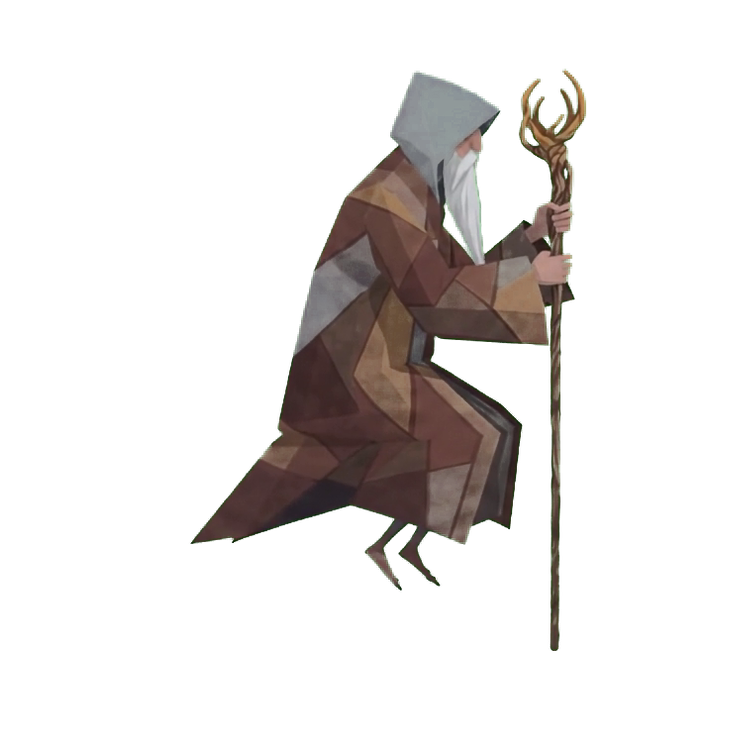
#> input picture raw/master_mason/anim/magnus_coger_baculo/04_limpios_veo/c_044.png, 744 x 750 px
$ python pies.py
#> lines starting #> are read from the running program, lines starting #| are printed output that depends on the picture; after the words box and inside, x2 and y2 are one past the last pixel; in counts of white or black regions, pixels touching at a corner belong together
### raw/master_mason/anim/magnus_secuencia_frontal/igualar_piernas.py
"""Piernas y pies de espaldas del color del reposo sin baston (2026-10-12).

El andar de espaldas v3 y el correr de espaldas v2 se repitieron con el prompt de los
pies oscuros y Veo los saco con calzas grises (el correr, gris casi neutro y con
brillos claros): sobre el fondo oscuro de la escena se veian palidos, y no casaban con
el reposo de espaldas del que salen y al que vuelven (magnus_espalda_sin_baston: el del
video de con baston, piernas pardo-moradas oscuras como las de frente).

Aqui, transferencia de color en Lab (media y desviacion) de las piernas y los pies de
cada video a las del reposo, con las estadisticas de TODO el video (no de cada
fotograma: asi no parpadea). El tono (a*, b*) entero; la luz (L) casi entera (PESO_L)
y los brillos comprimidos por encima de la rodilla (RODILLA, PENDIENTE): la espinilla
gris casi blanca del correr. Mascara: lo fino que cuelga de la tunica y llega a la
franja de los pies o, en el aire, lo largo con pixeles oscuros de pierna, mas la
franja de los pies (la apertura, a media resolucion para que no tarde).

Y mas finas (ADELGAZAR): Veo las hizo gruesas. Espinilla y pie, en px de master:
andar aceptado 12 y 29; andar v3 15 y 32; correr v2 18 y 38 (el usuario: "los pies son
algo anchos"). Cada tramo de cada fila de la mascara (una pierna o un pie) se estrecha
alrededor de su centro; lo que queda libre, transparente (detras no hay nada). El
factor, por fotograma, el que deja la espinilla mas fina en ESPINILLA (suavizado en el
tiempo): con uno fijo, de pie (que no estaba gruesa) los pies quedaban mas estrechos que
los del reposo y en el puente al reposo se ensanchaban.
Los fotogramas de Veo se guardan en _todos_veo/ la primera vez; el arreglo sale siempre
de ellos y se escribe sobre _todos/ (lo que lee secuencia.py). Si se vuelve a montar,
volver a pasarlo.
    python igualar_piernas.py magnus_andar_espalda_sin_v3 magnus_correr_espalda_v2
"""
import os, shutil, sys
import numpy as np, cv2
from PIL import Image

ANIM = os.path.abspath(os.path.join(os.path.dirname(os.path.abspath(__file__)), '..'))
REFERENCIA = os.path.join(ANIM, 'magnus_espalda_sin_baston', 'espalda_sin_baston.png')
DISCO = 41               # px de master; la apertura va a la mitad
ALTO_PIERNA = 60
BANDA_PIES = 34
PESO_L = 0.8             # cuanto se acerca la luz a la del reposo (el tono va entero)
RODILLA = 0.0            # brillos: por encima de media + RODILLA desviaciones del reposo...
PENDIENTE = 0.2          # ...la luz sube solo a este ritmo (la espinilla gris casi blanca del correr;
                         # con 1,0 y 0,3 en el juego, sobre el fondo oscuro, aun se veia clara: L* 31 %,
                         # contra 24 % las piernas de frente y 18 % las del reposo)
ADELGAZAR = ('magnus_correr_espalda_v2', 'magnus_andar_espalda_sin_v3')
ESPINILLA = 12.5         # px de master: la del andar aceptado y el reposo (12)
S_MIN = 0.62             # lo que mas se estrecha
SUAVE = 2.5              # el factor de cada fotograma, suavizado en el tiempo (gaussiana)


def leer(ruta):
    return np.asarray(Image.open(ruta).convert('RGBA'))


def fino(a, desde=0.55):
    al = (a[..., 3] > 40).astype(np.uint8)
    ys = np.nonzero(al.any(1))[0]
    top, yb = ys.min(), ys.max()
    h, w = al.shape
    peq = cv2.resize(al, (w // 2, h // 2), interpolation=cv2.INTER_AREA)
    d = DISCO // 2 | 1
    ab = cv2.morphologyEx(peq, cv2.MORPH_OPEN, cv2.getStructuringElement(cv2.MORPH_ELLIPSE, (d, d)))
    ab = cv2.resize(ab, (w, h), interpolation=cv2.INTER_NEAREST)
    f = (al > 0) & (ab == 0)
    f[:int(top + desde * (yb - top))] = False
    return f, top, yb


def mascara(a, largas=True):
    """Piernas: lo fino que llega a la franja de los pies (de espaldas, la pierna gris
    clara del correr no tiene pixeles oscuros; las manos no bajan tanto) o, si va en el
    aire, lo largo con pixeles oscuros de pierna; y la franja de los pies."""
    f, top, yb = fino(a)
    L = a[..., :3].astype(float) @ [0.299, 0.587, 0.114]
    banda = np.zeros(f.shape, bool)
    banda[yb - BANDA_PIES:yb + 1] = True
    m = np.zeros(f.shape, bool)
    n, lab, st, _ = cv2.connectedComponentsWithStats(f.astype(np.uint8), 8)
    for i in range(1, n):
        c = lab == i
        if st[i, cv2.CC_STAT_AREA] <= 150:
            continue
        if not largas or (c & banda).any() or (st[i, cv2.CC_STAT_HEIGHT] >= ALTO_PIERNA
                                               and ((L < 75) & c & (a[..., 3] > 200)).sum() > 40):
            m |= c
    z = m | (banda & (a[..., 3] > 0))
    return cv2.dilate(z.astype(np.uint8), np.ones((3, 3), np.uint8)).astype(bool) & (a[..., 3] > 0)


def lab(rgb):
    return cv2.cvtColor(np.ascontiguousarray(rgb.reshape(-1, 1, 3).astype(np.uint8)),
                        cv2.COLOR_RGB2LAB).reshape(-1, 3).astype(float)


def rgb(x):
    return cv2.cvtColor(np.clip(x, 0, 255).astype(np.uint8).reshape(-1, 1, 3), cv2.COLOR_LAB2RGB).reshape(-1, 3)


def estadisticas(pixeles):
    X = lab(pixeles)
    return X.mean(0), X.std(0) + 1e-6


# [105 lines left out: functions objetivo, transferir, adelgazar, espinilla, factores, main, not called in this run]


# [2 lines that do not run on import are left out]

### raw/master_mason/anim/magnus_pisar_hoja/pies.py
"""Pies y piernas de pisar_hoja como los de flotar (2026-10-14).

El usuario: "los pies los tiene mal, hay que revisarlos a mano porque estan
desnudos; fijarse en las otras animaciones como flotacion y fusilarlo para que
queden iguales". Medido en c_012 (lo que cuelga de la tunica, ip.mascara):
  piel del pie       ~(132,103,100) y (122,91,73)   tono 0-14, poco saturado
  restos de la hoja  ~(110,79,43) y (101,88,48)     tono 14-30, saturado
  borde verde        ~(60,72,42)                    tono 30-60 (el croma)
  pierna             ~(90,75,78)                    gris morado
y las piernas del salto de parado en el aire (las de flotar ya igualadas a
ellas, magnus_flotar/igualar_piernas.py): media (76,64,57).

1. Lo que queda de la hoja (naranja y dorado saturado en la franja de los pies)
   fuera: la hoja es un sprite aparte en el juego.
2. El borde verde, sin verde (el verde no pasa del mayor de rojo y azul).
3. Piernas y pies (la mascara de magnus_secuencia_frontal/igualar_piernas.py)
   al color de las del salto: transferencia en Lab con las estadisticas de todo
   el video, como magnus_flotar/igualar_piernas.py. La piel clara cae en la
   parte clara de la referencia: el pie marron de los saltos.
4. Los pies aparte (la franja de abajo de lo que cuelga, PIE_ALTO px): al
   color de los pies ya aceptados (los de flotar al tocar el suelo y los del
   reposo del salto: pardo morado apagado, (75-85, 62-65, 56-59), los claros
   ~(100-106, 78-87, 70-78)), con la luz entera; la piel salia mucho mas clara.
5. (Probado y fuera: mas finos, ADELGAZAR_PIE, cada columna del pie estrecha
   hacia la planta; dejaba un hueco en el tobillo.)
La primera vez guarda 04_limpios en 04_limpios_veo/ y sale siempre de ahi.

  python pies.py [job]     (por defecto magnus_pisar_hoja)
"""
import glob
import os
import shutil
import sys

import cv2
import numpy as np
from PIL import Image

AQUI = os.path.dirname(os.path.abspath(__file__))
ANIM = os.path.dirname(AQUI)
sys.path.insert(0, os.path.join(ANIM, 'magnus_flotar'))
sys.path.insert(0, os.path.join(ANIM, 'magnus_secuencia_frontal'))
import igualar_piernas as ip   # noqa: E402  (mascara, lab, rgb, estadisticas)

SALTO = os.path.join(ANIM, 'magnus_salto_parado', '04_limpios')
REFERENCIA = range(18, 38)
BANDA_HOJA = 42          # filas del final de la figura donde puede quedar hoja
PESO_L = 0.85
PIE_ALTO = 24            # px de master: lo que se cuenta como pie, desde la planta
ADELGAZAR_PIE = 1.0      # 0,7 dejaba un hueco en el tobillo (el pie bajaba y la pierna no): fuera
PIES_ACEPTADOS = [os.path.join(ANIM, 'magnus_flotar', '04_limpios', 'c_%03d.png' % k) for k in range(70, 82)] +     [os.path.join(SALTO, 'c_%02d.png' % k) for k in range(1, 6)]


def leer(ruta):
    return np.asarray(Image.open(ruta).convert('RGBA'))


def quitar_hoja(a):
    b = a.copy()
    al = b[..., 3] > 8
    ys = np.nonzero(al.any(1))[0]
    yb = ys.max()
    hsv = cv2.cvtColor(np.ascontiguousarray(b[..., :3]), cv2.COLOR_RGB2HSV)
    h, s = hsv[..., 0].astype(int), hsv[..., 1].astype(int)
    hoja = (h >= 13) & (h <= 34) & (s > 112)
    hoja[:yb - BANDA_HOJA] = False
    # dilatado solo sobre lo que tambien es de su color o borde: no comerse el pie
    hoja = cv2.dilate(hoja.astype(np.uint8), np.ones((3, 3), np.uint8)).astype(bool) & al & (h >= 11) & (h <= 40)
    b[hoja, 3] = 0
    # sueltos que queden por debajo de los pies: solo lo conectado al cuerpo
    n, lab, st, _ = cv2.connectedComponentsWithStats((b[..., 3] > 8).astype(np.uint8), 8)
    if n > 2:
        mayor = 1 + int(np.argmax(st[1:, cv2.CC_STAT_AREA]))
        b[(lab != mayor) & (lab > 0), 3] = 0
    return b


def sin_verde(a, m):
    b = a.copy().astype(int)
    tope = np.maximum(b[..., 0], b[..., 2])
    verde = m & (b[..., 1] > tope)
    b[..., 1] = np.where(verde, tope, b[..., 1])
    return b.astype(np.uint8)


# [76 lines left out: functions transferir, mascara_pies, adelgazar_pie, muestras_pies, transferir_pies, muestras, not called in this run]


def main(job):
    limpios = os.path.join(ANIM, job, '04_limpios')
    veo = os.path.join(ANIM, job, '04_limpios_veo')
    if not os.path.isdir(veo):
        shutil.copytree(limpios, veo)
    rutas = sorted(glob.glob(os.path.join(veo, 'c_*.png')))
    pasos = []
    for r in rutas:
        a = quitar_hoja(leer(r))
#> in leer, returned value is the input picture: shape (750, 744, 4); mean R, G, B, A 17.1, 14.2, 12.5, 41.6
#> in quitar_hoja, `al = b[..., 3] > 8`:
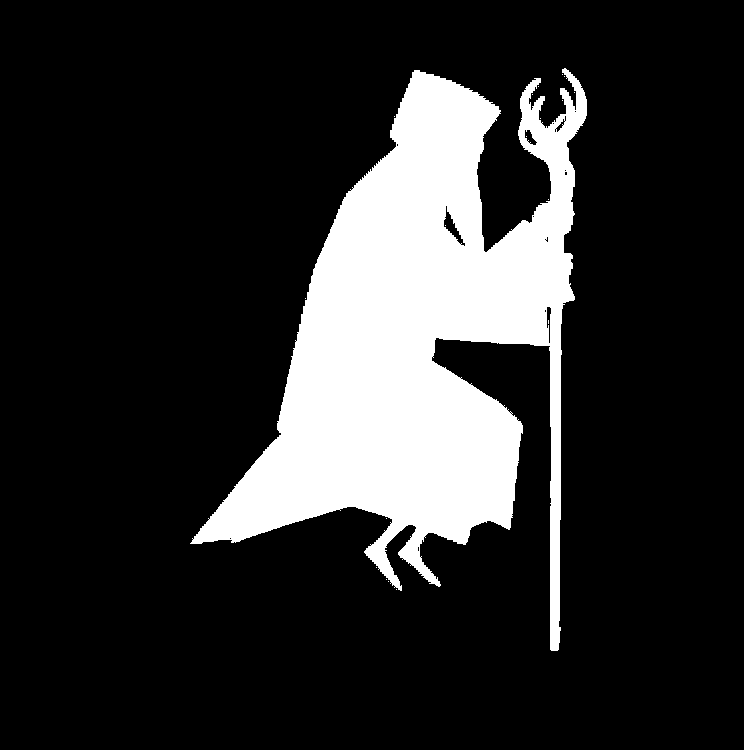
#> al: shape (750, 744) bool; 17.6% white; 19 white regions (18 under 20 px), largest, box (x1, y1, x2, y2) and area: (190, 68, 587, 651) 98020
#> in quitar_hoja, `ys = np.nonzero(al.any(1))[0]`: ys = 583 values from 68 to 650
#> in quitar_hoja, `yb = ys.max()`: yb = 650
#> in quitar_hoja, `h, s = hsv[..., 0].astype(int), hsv[..., 1].astype(int)`:
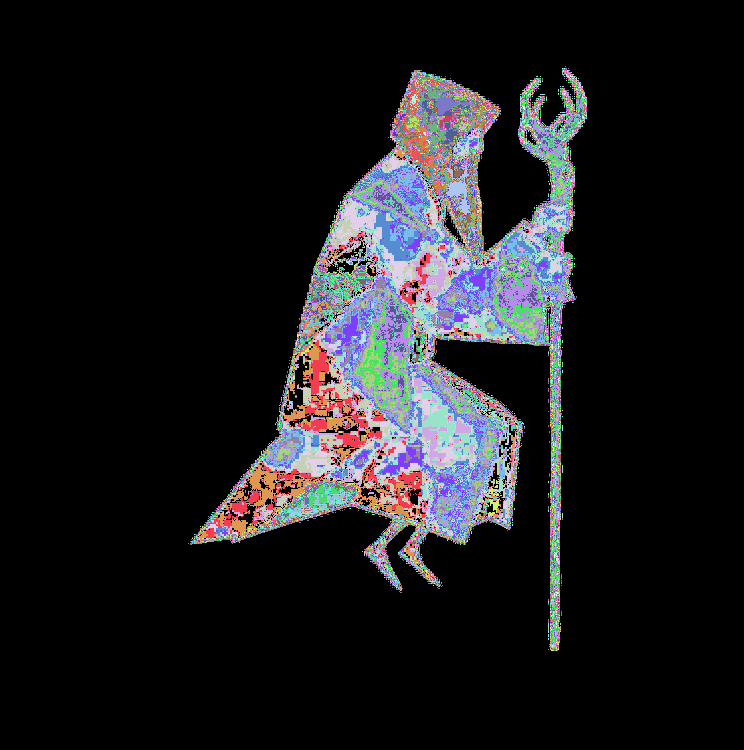
#> h: shape (750, 744) int64; 173 distinct labels, from 0 to 179; one colour per label, 0 black
#> in quitar_hoja, `n, lab, st, _ = cv2.connectedComponentsWithStats((b[..., 3] > 8).astyp..`:
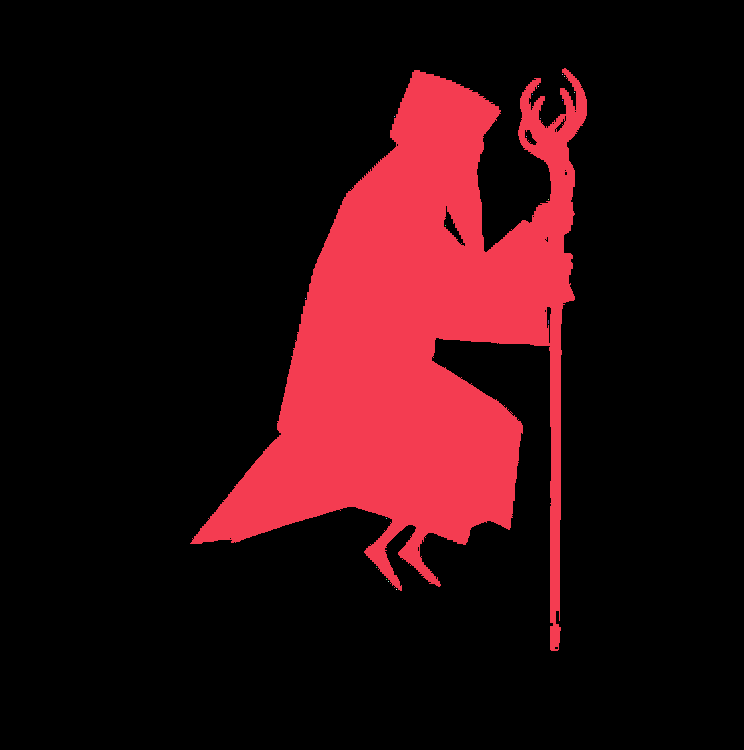
#> lab: shape (750, 744) int32; 20 distinct labels, from 0 to 19; one colour per label, 0 black
#> in quitar_hoja, `n, lab, st, _ = cv2.connectedComponentsWithStats((b[..., 3] > 8).astyp..`: n = 20; st = 20 rows, first 6: [0, 0, 744, 750, 460013], [190, 68, 397, 583, 97966], [562, 74, 1, 1, 1], [564, 76, 1, 1, 1], [538, 86, 1, 1, 1], [574, 92, 1, 1, 1]
#> in quitar_hoja, `mayor = 1 + int(np.argmax(st[1:, cv2.CC_STAT_AREA]))`: mayor = 1
        a = sin_verde(a, ip.mascara(a))
#> in fino, `ys = np.nonzero(al.any(1))[0]`: ys = 582 values from 69 to 650
#> in fino, `top, yb = ys.min(), ys.max()`: top = 69; yb = 650
#> in fino, `f[:int(top + desde * (yb - top))] = False`:
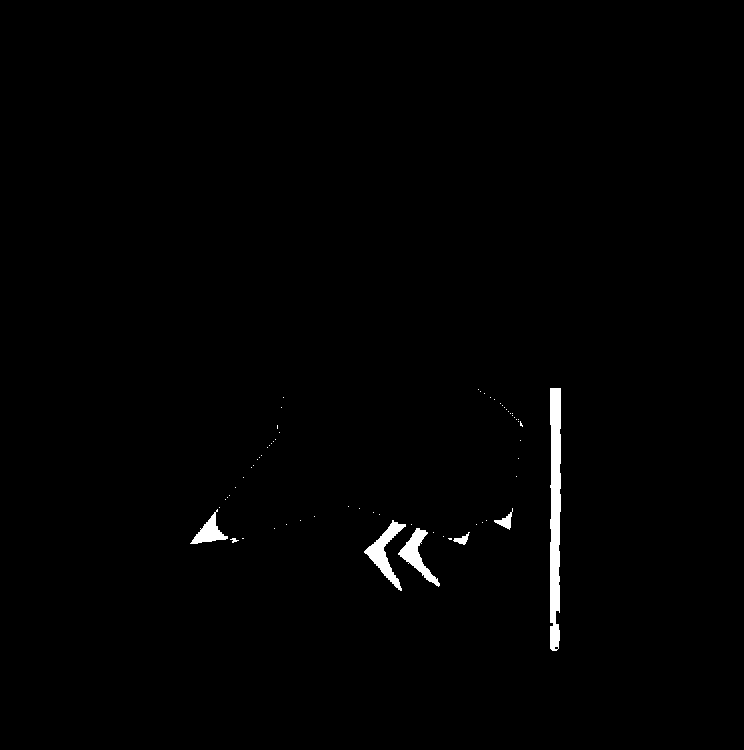
#> f: shape (750, 744) bool; 0.9% white; 64 white regions (57 under 20 px), largest, box (x1, y1, x2, y2) and area: (550, 388, 561, 651) 2526, (364, 520, 406, 591) 909, (398, 528, 440, 587) 767
#> in mascara, `f, top, yb = fino(a)`: top = 69; yb = 650
#> in mascara, `L = a[..., :3].astype(float) @ [0.299, 0.587, 0.114]`:
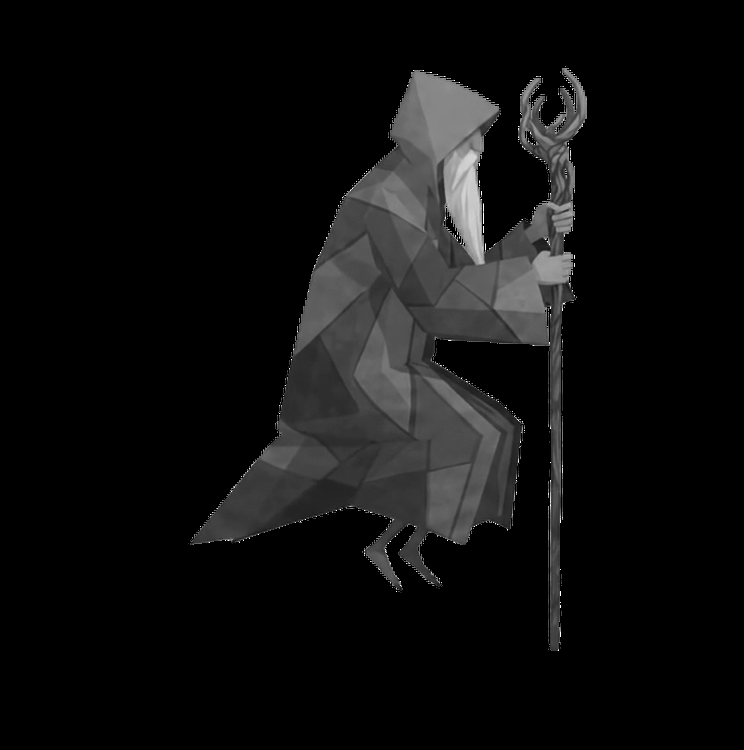
#> L: shape (750, 744) float64; min 0, max 255, mean 14.8
#> in mascara, `n, lab, st, _ = cv2.connectedComponentsWithStats(f.astype(np.uint8), 8)`: n = 65; st = 65 rows, first 6: [0, 0, 744, 750, 552953], [478, 389, 1, 1, 1], [550, 388, 11, 263, 2526], [480, 391, 1, 1, 1], [484, 393, 1, 1, 1], [283, 397, 1, 1, 1]
#> in sin_verde, `tope = np.maximum(b[..., 0], b[..., 2])`:
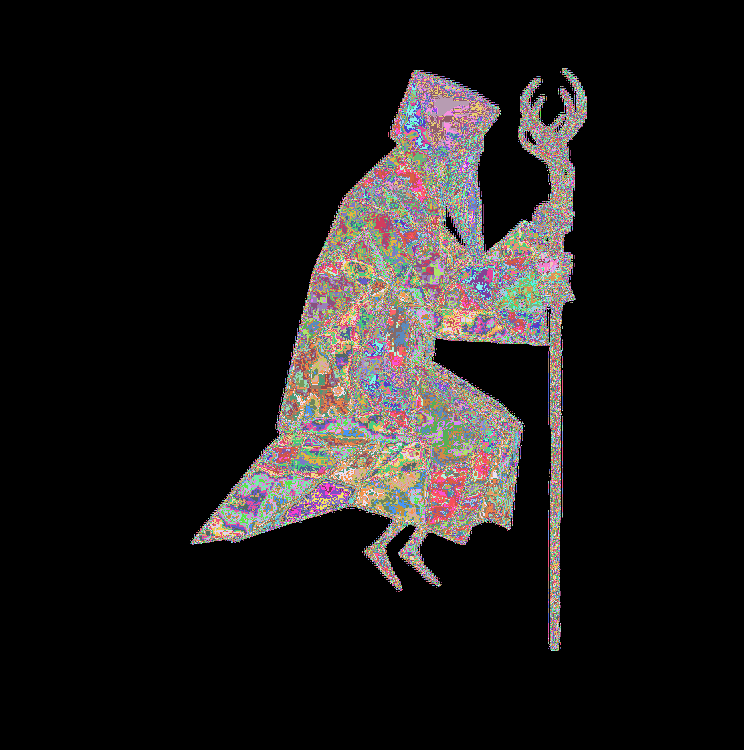
#> tope: shape (750, 744) int64; 224 distinct labels, from 0 to 255; one colour per label, 0 black
#> in sin_verde, `verde = m & (b[..., 1] > tope)`:
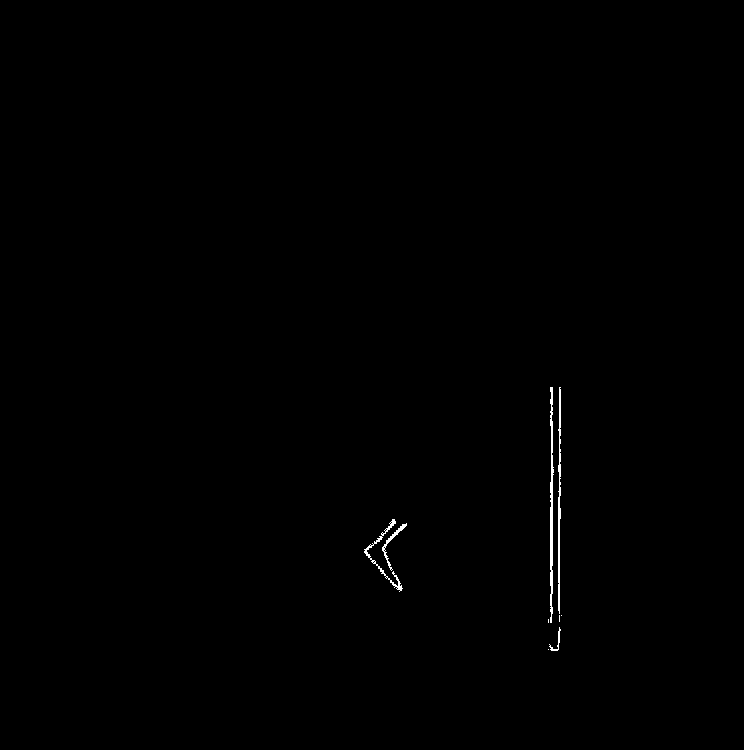
#> verde: shape (750, 744) bool; 0.28% white in thin lines or dots, all inside (x1, y1, x2, y2) = (364, 387, 562, 651)
        pasos.append(a)
    destino = ip.estadisticas(muestras([leer(os.path.join(SALTO, 'c_%02d.png' % (f + 1))) for f in REFERENCIA]))
    fuente = ip.estadisticas(muestras(pasos))
    print('%s: piernas L %.0f -> %.0f, a* %+.1f -> %+.1f, b* %+.1f -> %+.1f (%d fotogramas)' % (
        job, fuente[0][0], destino[0][0], fuente[0][1] - 128, destino[0][1] - 128,
        fuente[0][2] - 128, destino[0][2] - 128, len(rutas)))
    piernas = [transferir(a, ip.mascara(a), fuente, destino) for a in pasos]
    pies_dst = ip.estadisticas(muestras_pies([leer(r) for r in PIES_ACEPTADOS]))
    pies_px = np.concatenate([b[mascara_pies(b, ip.mascara(b)) & (b[..., 3] > 200)][:, :3] for b in piernas])
    pies_src = ip.estadisticas(pies_px)
    print('  pies L %.0f -> %.0f, a* %+.1f -> %+.1f, b* %+.1f -> %+.1f' % (
        pies_src[0][0], pies_dst[0][0], pies_src[0][1] - 128, pies_dst[0][1] - 128,
        pies_src[0][2] - 128, pies_dst[0][2] - 128))
    for r, b in zip(rutas, piernas):
        pie = mascara_pies(b, ip.mascara(b))
        b = transferir_pies(b, pie, pies_src, pies_dst)
        if ADELGAZAR_PIE < 1.0:
            b = adelgazar_pie(b, pie, ADELGAZAR_PIE)
        Image.fromarray(b).save(os.path.join(limpios, os.path.basename(r)))


if __name__ == '__main__':
#> (the run stopped early here; a loop or call above may not have finished)
